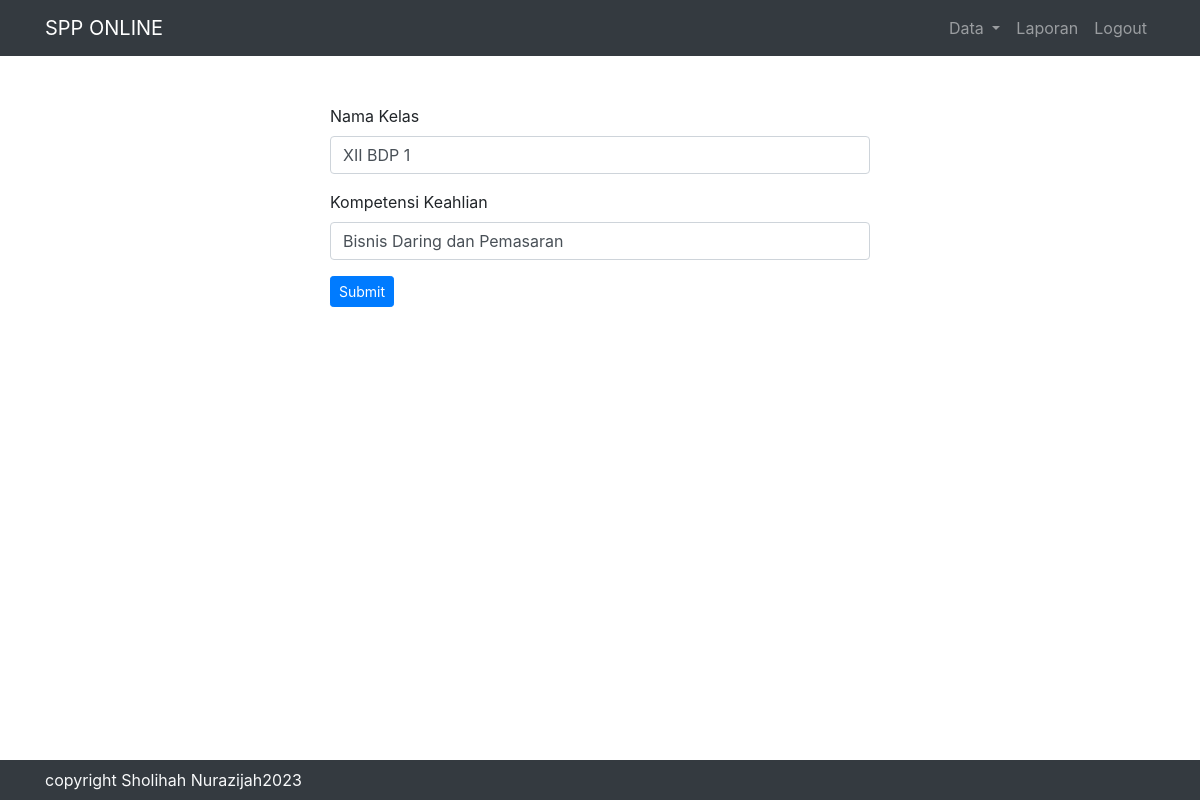
/admin.php?page=editkelas&id_kelas=10 (signed in), run on the app's committed database.
### tables this page shows
CREATE TABLE `kelas` (
  `id_kelas` int(11) UNSIGNED NOT NULL,
  `nama_kelas` varchar(30) DEFAULT NULL,
  `kompetensi_keahlian` varchar(40) DEFAULT NULL
);

### system/fungsi.php (called while the page is built, shortened)
<?php
class Fungsi {
    public function kon(){
        $kon = mysqli_connect('localhost', 'root', '', 'spp');
        return $kon;
    }
    public function editkelas($id_kelas){
        $sql = "SELECT * FROM kelas WHERE id_kelas = '$id_kelas'";
        $query = mysqli_query($this->kon(), $sql);
        $data = mysqli_fetch_assoc($query);
        return $data;
    }
}

### user/editkelas.php (the view, shortened to what this page needs)
<?php
$id_kelas = $_GET['id_kelas'];
$kelas = $fungsi->editkelas($id_kelas);
?>
<div class="container mt-5">
    <div class="row justify-content-center">
        <div class="col-6">
        <form action="admin.php?page=updatekelas" method="post">
        <div class="form-group">
            <label>Nama Kelas</label>
            <input type="text" name="nama_kelas" class="form-control" required value="<?= $kelas['nama_kelas']; ?>">
        </div>
        <div class="form-group">
            <label>Kompetensi Keahlian</label>
            <input type="text" name="kompetensi_keahlian" class="form-control" required value="<?= $kelas['kompetensi_keahlian']; ?>">
        </div>
        <button type="submit" name="submit" class="btn btn-primary btn-sm">Submit</button>
        </form>
        </div>
    </div>
</div>

### data on the page
kelas: nama_kelas "XII BDP 1", kompetensi_keahlian "Bisnis Daring dan Pemasaran"
